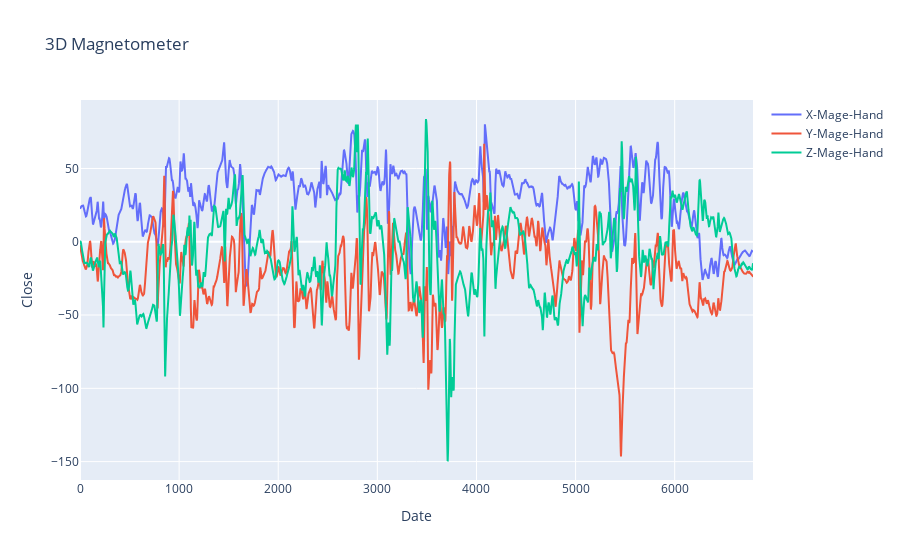

Source (notebook cell):
### Code cell
df = data_df
fig = go.Figure()
fig.add_trace(go.Scatter(x=df["time-step"], y=df["x-mag-hand"], name="X-Mage-Hand", mode="lines"))
fig.add_trace(go.Scatter(x=df["time-step"], y=df["y-mag-hand"], name="Y-Mage-Hand", mode="lines"))
fig.add_trace(go.Scatter(x=df["time-step"], y=df["z-mag-hand"], name="Z-Mage-Hand", mode="lines"))
fig.update_layout(
    title="3D Magnetometer", xaxis_title="Date", yaxis_title="Close"
)
fig.show()

### Figure 1 — Plotly figure (JSON) as saved in the notebook; plotly's stock layout.template omitted (floating-point values rounded to 4 significant figures; data arrays with more than 128 entries replaced by an {"elided": "..."} marker saying what was removed)
{"data": [{"mode": "lines", "name": "X-Mage-Hand", "type": "scatter", "x": {"elided": "6791 int values"}, "y": {"elided": "6791 float values"}}, {"mode": "lines", "name": "Y-Mage-Hand", "type": "scatter", "x": {"elided": "6791 int values"}, "y": {"elided": "6791 float values"}}, {"mode": "lines", "name": "Z-Mage-Hand", "type": "scatter", "x": {"elided": "6791 int values"}, "y": {"elided": "6791 float values"}}], "layout": {"title": {"text": "3D Magnetometer"}, "xaxis": {"title": {"text": "Date"}}, "yaxis": {"title": {"text": "Close"}}}}
